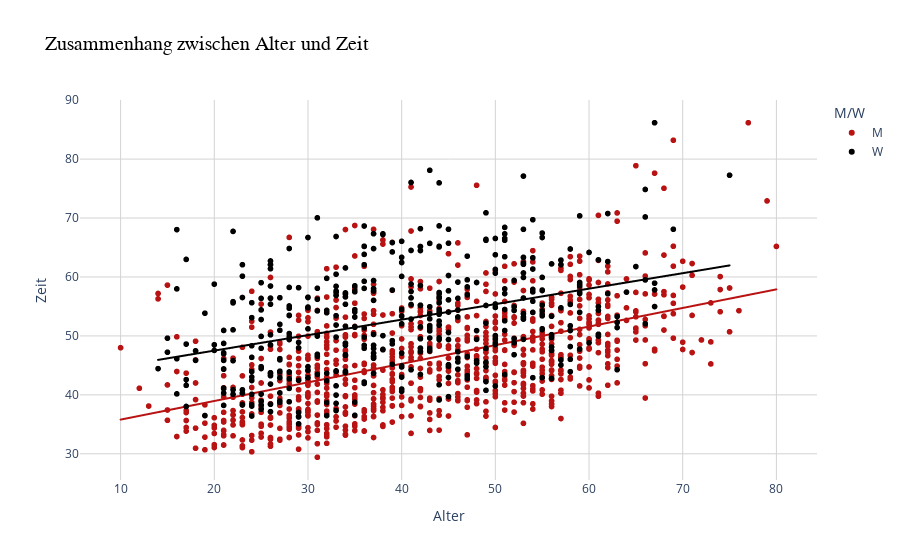

Notebook code cell kept with this figure:
### Code cell
fig = px.scatter(
    df,
    y="time_minutes",  
    x="Age",  
    color="M/W", 
    title="Zusammenhang zwischen Alter und Zeit",
    color_discrete_map={"M": "#b81212", "W": "#000000"}, 
    trendline="ols"
)

fig.update_layout(
    title_font=dict(size=20, family="Arial", color="black"),  
    yaxis_title="Zeit", 
    xaxis_title="Alter",
    yaxis=dict(
        showgrid=True, gridcolor="lightgray", tickformat="%H:%M:%S"  # Format time
    ),
    xaxis=dict(
        showgrid=True, gridcolor="lightgray"
    ),
    plot_bgcolor="white",  # Background color
)

fig.show()

### Figure 1 — Plotly figure (JSON) as saved in the notebook; plotly's stock layout.template omitted (floating-point values rounded to 4 significant figures; data arrays with more than 128 entries replaced by an {"elided": "..."} marker saying what was removed)
{"data": [{"hovertemplate": "M/W=M<br>Age=%{x}<br>time_minutes=%{y}<extra></extra>", "legendgroup": "M", "marker": {"color": "#b81212", "symbol": "circle"}, "mode": "markers", "name": "M", "showlegend": true, "type": "scattergl", "x": {"elided": "897 int values"}, "xaxis": "x", "y": {"elided": "897 float values"}, "yaxis": "y"}, {"hovertemplate": "<b>OLS trendline</b><br>time_minutes = 0.315651 * Age + 32.6486<br>R<sup>2</sup>=0.259516<br><br>M/W=M<br>Age=%{x}<br>time_minutes=%{y} <b>(trend)</b><extra></extra>", "legendgroup": "M", "marker": {"color": "#b81212", "symbol": "circle"}, "mode": "lines", "name": "M", "showlegend": false, "type": "scattergl", "x": {"elided": "897 int values"}, "xaxis": "x", "y": {"elided": "897 float values"}, "yaxis": "y"}, {"hovertemplate": "M/W=W<br>Age=%{x}<br>time_minutes=%{y}<extra></extra>", "legendgroup": "W", "marker": {"color": "#000000", "symbol": "circle"}, "mode": "markers", "name": "W", "showlegend": true, "type": "scattergl", "x": {"elided": "440 int values"}, "xaxis": "x", "y": {"elided": "440 float values"}, "yaxis": "y"}, {"hovertemplate": "<b>OLS trendline</b><br>time_minutes = 0.262744 * Age + 42.254<br>R<sup>2</sup>=0.145103<br><br>M/W=W<br>Age=%{x}<br>time_minutes=%{y} <b>(trend)</b><extra></extra>", "legendgroup": "W", "marker": {"color": "#000000", "symbol": "circle"}, "mode": "lines", "name": "W", "showlegend": false, "type": "scattergl", "x": {"elided": "440 int values"}, "xaxis": "x", "y": {"elided": "440 float values"}, "yaxis": "y"}], "layout": {"legend": {"title": {"text": "M/W"}, "tracegroupgap": 0}, "plot_bgcolor": "white", "title": {"font": {"color": "black", "family": "Arial", "size": 20}, "text": "Zusammenhang zwischen Alter und Zeit"}, "xaxis": {"anchor": "y", "domain": [0, 1], "gridcolor": "lightgray", "showgrid": true, "title": {"text": "Alter"}}, "yaxis": {"anchor": "x", "domain": [0, 1], "gridcolor": "lightgray", "showgrid": true, "tickformat": "%H:%M:%S", "title": {"text": "Zeit"}}}}
